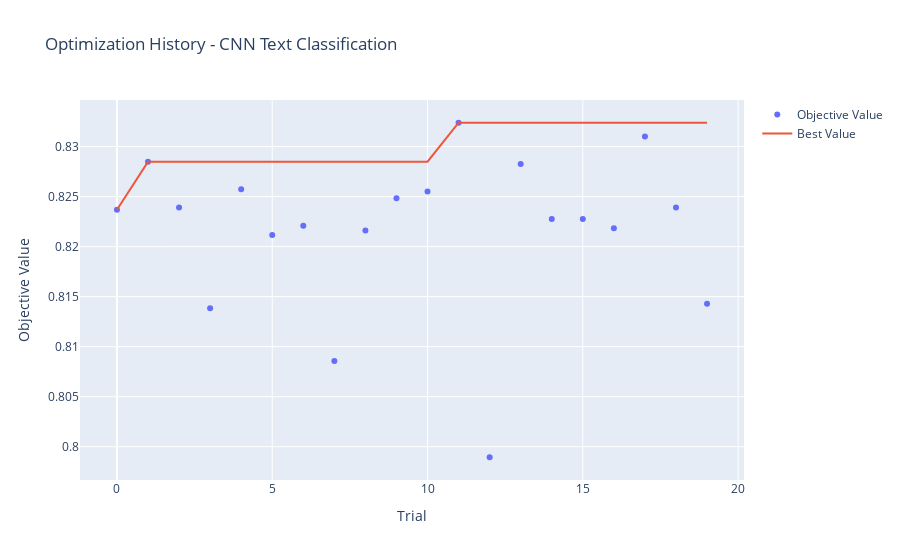
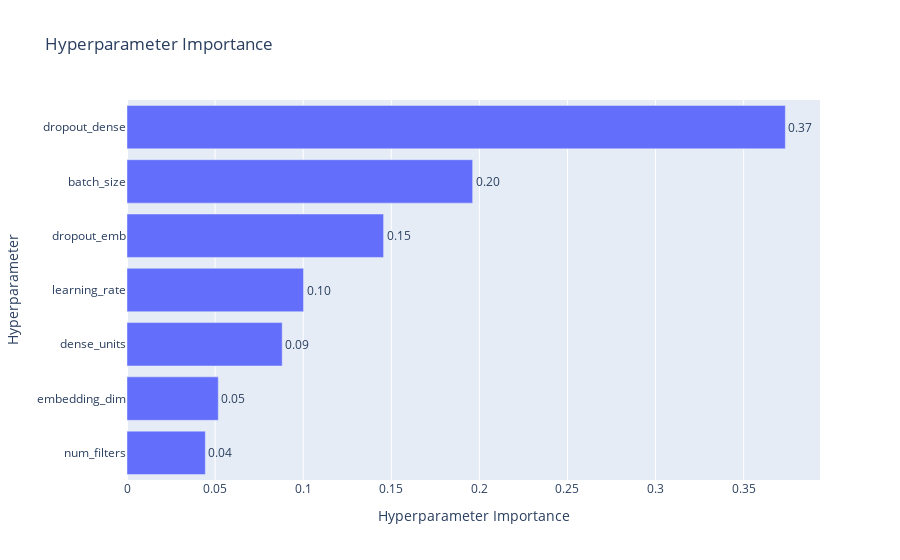
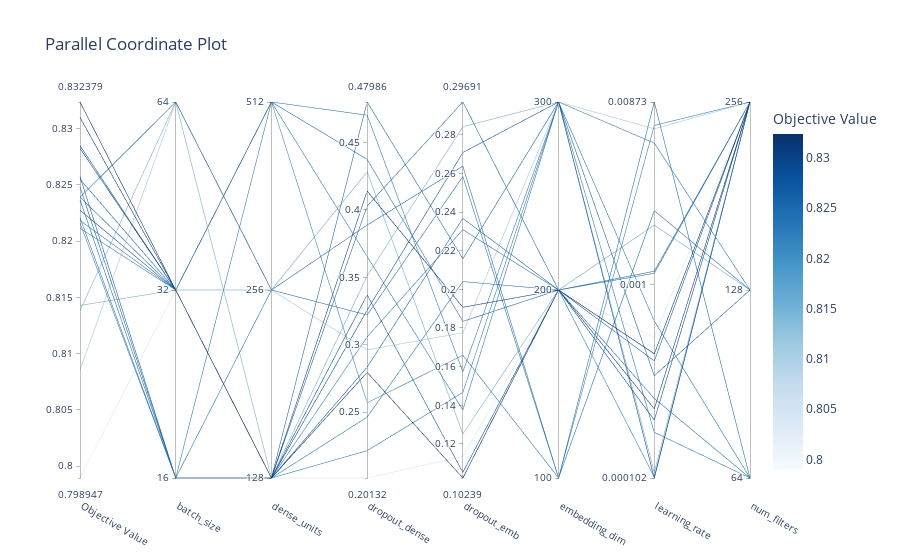

Notebook cell for these charts, in order:
### Code cell
# Visualize Optuna optimization results
print("\n" + "="*60)
print("Optimization Summary")
print("="*60)

print(f"\nNumber of completed trials: {len(study.trials)}")
print(f"Best validation accuracy: {study.best_value:.4f}")

# Get top 5 trials
best_trials = sorted(study.trials, key=lambda t: t.value, reverse=True)[:5]
print("\nTop 5 trials:")
for i, trial in enumerate(best_trials):
    print(f"\nRank {i+1}:")
    print(f"  Value: {trial.value:.4f}")
    print(f"  Params: {trial.params}")

# Create visualization plots
try:
    fig1 = optuna.visualization.plot_optimization_history(study)
    fig1.update_layout(title="Optimization History - CNN Text Classification")
    fig1.show()

    fig2 = optuna.visualization.plot_param_importances(study)
    fig2.update_layout(title="Hyperparameter Importance")
    fig2.show()

    fig3 = optuna.visualization.plot_parallel_coordinate(study)
    fig3.update_layout(title="Parallel Coordinate Plot")
    fig3.show()
except Exception as e:
    print(f"\nNote: Some visualizations could not be generated: {e}")

### Figure 1 — Plotly figure (JSON) as saved in the notebook; plotly's stock layout.template omitted (floating-point values rounded to 4 significant figures)
{"data": [{"mode": "markers", "name": "Objective Value", "type": "scatter", "x": [0, 1, 2, 3, 4, 5, 6, 7, 8, 9, 10, 11, 12, 13, 14, 15, 16, 17, 18, 19], "y": [0.8237, 0.8285, 0.8239, 0.8138, 0.8257, 0.8212, 0.8221, 0.8086, 0.8216, 0.8248, 0.8255, 0.8324, 0.7989, 0.8283, 0.8228, 0.8228, 0.8218, 0.831, 0.8239, 0.8143]}, {"mode": "lines", "name": "Best Value", "type": "scatter", "x": [0, 1, 2, 3, 4, 5, 6, 7, 8, 9, 10, 11, 12, 13, 14, 15, 16, 17, 18, 19], "y": [0.8237, 0.8285, 0.8285, 0.8285, 0.8285, 0.8285, 0.8285, 0.8285, 0.8285, 0.8285, 0.8285, 0.8324, 0.8324, 0.8324, 0.8324, 0.8324, 0.8324, 0.8324, 0.8324, 0.8324]}, {"marker": {"color": "#cccccc"}, "mode": "markers", "name": "Infeasible Trial", "showlegend": false, "type": "scatter", "x": [], "y": []}], "layout": {"title": {"text": "Optimization History - CNN Text Classification"}, "xaxis": {"title": {"text": "Trial"}}, "yaxis": {"title": {"text": "Objective Value"}}}}

### Figure 2 — Plotly figure (JSON) as saved in the notebook; plotly's stock layout.template omitted (floating-point values rounded to 4 significant figures)
{"data": [{"cliponaxis": false, "hovertemplate": ["num_filters (CategoricalDistribution): 0.044458381473545465<extra></extra>", "embedding_dim (CategoricalDistribution): 0.051804710229519386<extra></extra>", "dense_units (CategoricalDistribution): 0.08808363474091367<extra></extra>", "learning_rate (FloatDistribution): 0.10020291189902264<extra></extra>", "dropout_emb (FloatDistribution): 0.14562051848740426<extra></extra>", "batch_size (CategoricalDistribution): 0.1961825286204306<extra></extra>", "dropout_dense (FloatDistribution): 0.3736473145491638<extra></extra>"], "name": "Objective Value", "orientation": "h", "text": ["0.04", "0.05", "0.09", "0.10", "0.15", "0.20", "0.37"], "textposition": "outside", "type": "bar", "x": [0.04446, 0.0518, 0.08808, 0.1002, 0.1456, 0.1962, 0.3736], "y": ["num_filters", "embedding_dim", "dense_units", "learning_rate", "dropout_emb", "batch_size", "dropout_dense"]}], "layout": {"title": {"text": "Hyperparameter Importance"}, "xaxis": {"title": {"text": "Hyperparameter Importance"}}, "yaxis": {"title": {"text": "Hyperparameter"}}}}

### Figure 3 — Plotly figure (JSON) as saved in the notebook; plotly's stock layout.template omitted (floating-point values rounded to 4 significant figures)
{"data": [{"dimensions": [{"label": "Objective Value", "range": [0.7989, 0.8324], "values": [0.8257, 0.8248, 0.8216, 0.8237, 0.8221, 0.8324, 0.7989, 0.8283, 0.8228, 0.8218, 0.831, 0.8255, 0.8285, 0.8143, 0.8212, 0.8239, 0.8228, 0.8138, 0.8239, 0.8086]}, {"label": "batch_size", "range": [0, 2], "ticktext": ["16", "32", "64"], "tickvals": [0, 1, 2], "values": [0, 0, 0, 0, 0, 1, 1, 1, 1, 1, 1, 1, 1, 1, 1, 1, 1, 2, 2, 2]}, {"label": "dense_units", "range": [0, 2], "ticktext": ["128", "256", "512"], "tickvals": [0, 1, 2], "values": [0, 0, 0, 1, 2, 0, 0, 0, 0, 0, 0, 0, 0, 1, 2, 2, 2, 0, 1, 1]}, {"label": "dropout_dense", "range": [0.2013, 0.4799], "values": [0.2834, 0.4028, 0.2216, 0.3221, 0.4701, 0.2796, 0.2013, 0.337, 0.2464, 0.3058, 0.4139, 0.4799, 0.3257, 0.4282, 0.2571, 0.4374, 0.3654, 0.351, 0.3887, 0.2963]}, {"label": "dropout_emb", "range": [0.1024, 0.2969], "values": [0.2367, 0.2969, 0.1467, 0.2584, 0.1573, 0.1024, 0.1136, 0.1053, 0.204, 0.2309, 0.1907, 0.2158, 0.2708, 0.1252, 0.1659, 0.1834, 0.1376, 0.2841, 0.2637, 0.1775]}, {"label": "embedding_dim", "range": [0, 2], "ticktext": ["100", "200", "300"], "tickvals": [0, 1, 2], "values": [1, 1, 2, 0, 2, 1, 1, 1, 1, 1, 1, 2, 2, 1, 0, 1, 2, 2, 0, 2]}, {"label": "learning_rate", "range": [-3.993, -2.059], "ticktext": ["0.000102", "0.001", "0.00873"], "tickvals": [-3.993, -3, -2.059], "values": [-3.391, -2.93, -2.27, -2.059, -3.758, -3.354, -3.269, -3.695, -2.94, -3.987, -3.637, -3.467, -3.993, -2.692, -2.179, -3.584, -3.185, -3.964, -2.618, -2.197]}, {"label": "num_filters", "range": [0, 2], "ticktext": ["64", "128", "256"], "tickvals": [0, 1, 2], "values": [2, 2, 1, 0, 0, 2, 2, 2, 2, 2, 2, 1, 2, 1, 2, 0, 0, 2, 1, 2]}], "labelangle": 30, "labelside": "bottom", "line": {"color": [0.8257, 0.8248, 0.8216, 0.8237, 0.8221, 0.8324, 0.7989, 0.8283, 0.8228, 0.8218, 0.831, 0.8255, 0.8285, 0.8143, 0.8212, 0.8239, 0.8228, 0.8138, 0.8239, 0.8086], "colorbar": {"title": {"text": "Objective Value"}}, "colorscale": [[0, "rgb(247,251,255)"], [0.125, "rgb(222,235,247)"], [0.25, "rgb(198,219,239)"], [0.375, "rgb(158,202,225)"], [0.5, "rgb(107,174,214)"], [0.625, "rgb(66,146,198)"], [0.75, "rgb(33,113,181)"], [0.875, "rgb(8,81,156)"], [1, "rgb(8,48,107)"]], "reversescale": false, "showscale": true}, "type": "parcoords"}], "layout": {"title": {"text": "Parallel Coordinate Plot"}}}
